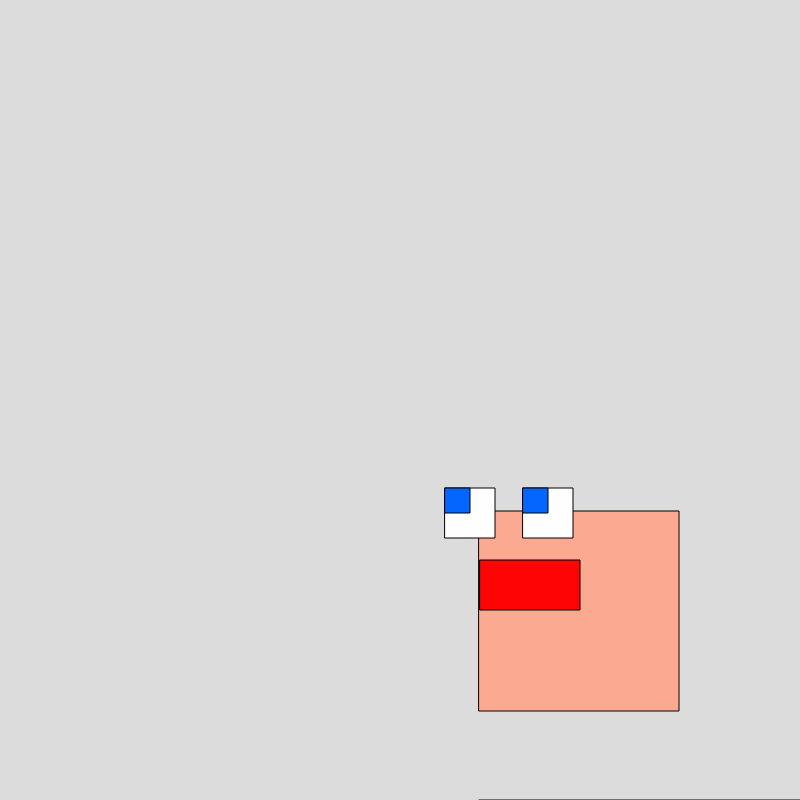
Frame 1 (no input)
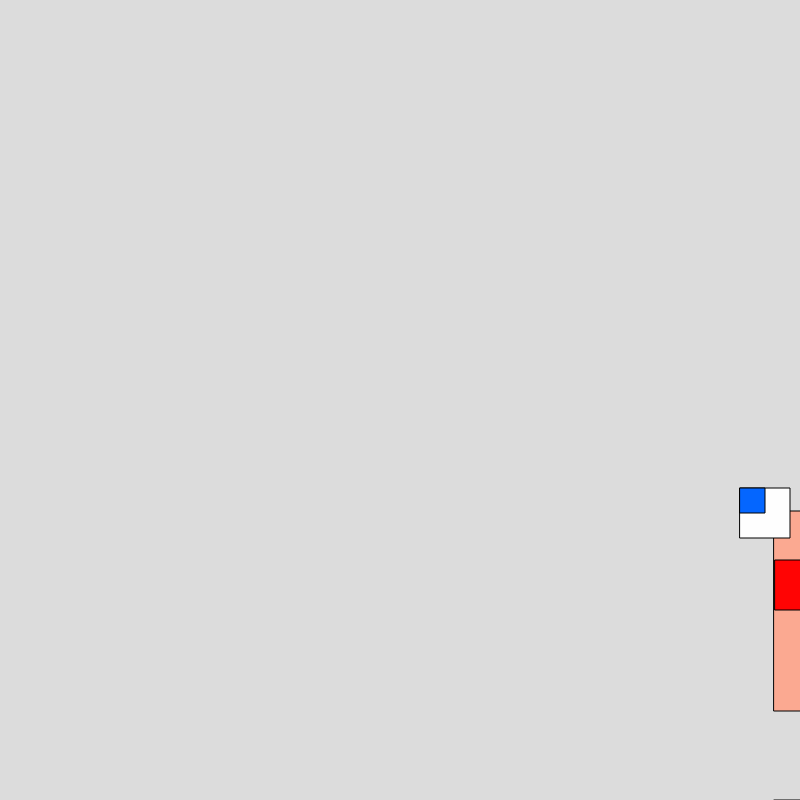
Frame 60 (no input)
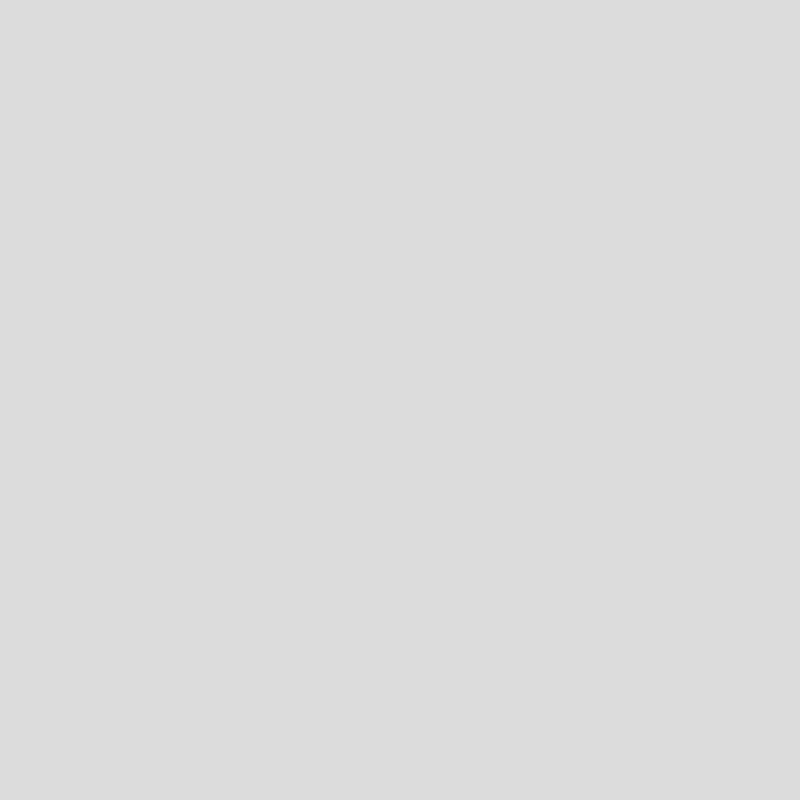
Frame 120 (the mouse pressed at the canvas centre since frame 60)

The p5.js sketch that drew these frames (run headless with seeded random() and noise() and a simulated clock; from frame 60 on, the mouse is pressed at the canvas centre):

// p5.js sketch
// ── sketch.js
let x=0;

// Reed Cavi's Rain Man

function setup() {
  createCanvas(800, 800);
}

function draw() {
background(220);

push();
translate(x,0);
avatar();
pop();

x=x+5;

if(x>800){
  x=-300
}
}

function avatar(){
  fill(251,169,145);
      rect(479,511,200,200);
       fill(189,145,251)
  rect(479,800, 400, 400);
       fill(254,254,254);
      rect(445,488,50,50);
      fill(254,254,254);
      rect(523,488,50,50);
       fill(4,102,255);
       rect(445,488,25,25);
      fill(4,102,255);
      rect(523,488,25,25);
       fill(255,4,4);
      rect(480,560,100,50);
}
